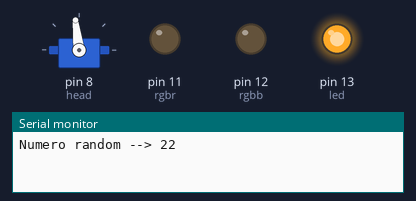
Recording of a sketch running on a simulated Arduino Uno, built with avr-gcc and run on an emulated ATmega328P. Shown: servo, output pins drawn as LEDs (lit = HIGH), the last lines printed to the serial monitor. Random numbers use the default seed unless the sketch sets one.

Above: at 0.15 s.
At 5.5 s:
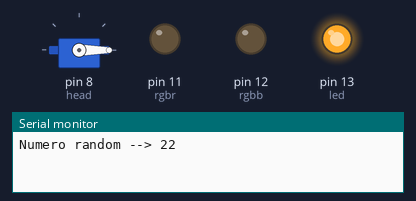
At 6.5 s:
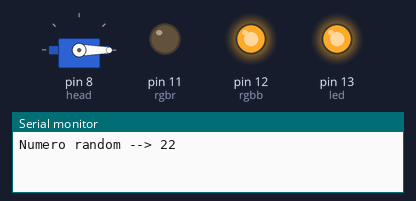
At 16.7 s:
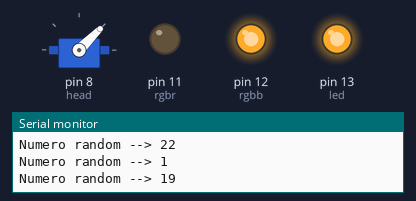
At 22.1 s:
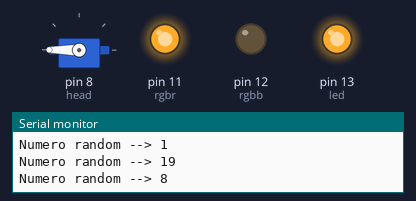
At 36.5 s:
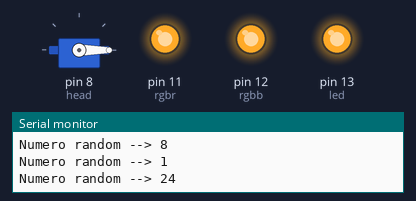
Timing chart, 0 to 40.0 s (numbered marks = the images above):
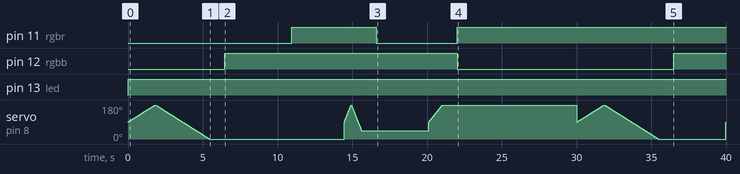

The sketch:

head_bb8_0.1.ino
```cpp
#include <Servo.h>
Servo head;

int pos = 0;
int rgbb= 12;
int rgbr= 11;
int led = 13;

void setup() {
  head.attach(8);
  pinMode(rgbb, OUTPUT);
  pinMode(rgbr, OUTPUT);
  pinMode(led ,OUTPUT);
  Serial.begin(9600);
  randomSeed(3);
}
void leds(){
  int ledrand;
  ledrand = random(1,4);
  switch(ledrand){
    case 1:
      digitalWrite(rgbb,HIGH);
      digitalWrite(rgbr,LOW);
      break;
    case 2:
      digitalWrite(rgbr,HIGH);
      digitalWrite(rgbb, LOW);
      break;
    default:
      digitalWrite(rgbr,HIGH);
      digitalWrite(rgbb,HIGH);
      break;
  }
  delay(3500);
}
void servoHead(){
  int ran;
  ran=random(1,26);
  Serial.print("Numero random --> ");
  Serial.println(ran);
  if(ran >= 1 && ran <=5){   //nada
    for (pos = 90; pos <= 2; pos++) {
      head.write(pos);
      delay(20);
    }
    for (pos = 2; pos >= 90; pos--) {
      head.write(pos);
      delay(20);
    }
  }
  if(ran >= 6 && ran <=10){  //derecha
    for (pos = 90; pos <= 180; pos++) {
      head.write(pos);
      delay(10);
    }
    for (pos = 0; pos >= 90; pos--) {
      head.write(pos);
      delay(10);
    }
  }
  if(ran >= 11 && ran <= 15){  //izquierda

    for (pos = 90; pos <= 180; pos++) {
      head.write(pos);
      delay(10);
    }
    for (pos = 180; pos >= 90; pos--) {
      head.write(pos);
      delay(10);
    }
  }
  if(ran >= 16 && ran <= 20){   //lados rapido
    for (pos = 90; pos <= 180; pos++) {
      head.write(pos);
      delay(5);
    }
    for (pos = 180; pos >= 45; pos--) {
      head.write(pos);
      delay(5);
    }
  }
  if(ran >= 21 && ran <= 25){   //lados lento
    for (pos = 90; pos <= 180; pos++) {
      head.write(pos);
      delay(20);
    }
    for (pos = 180; pos >= 0; pos--) {
      head.write(pos);
      delay(20);
    }
  }
  delay(1000);
}
void loop() {
  digitalWrite(led,HIGH);
  servoHead();
  leds();

}
```

Measured:
- by itself, pin 11 (rgbr): LOW → HIGH at 11.0 s, → LOW 5.7 s later, → HIGH 5.4 s later
- by itself, pin 12 (rgbb): LOW → HIGH at 6.5 s, → LOW 15.6 s later, → HIGH 14.5 s later
- by itself, pin 13 (led): LOW → HIGH at 0.00 s
